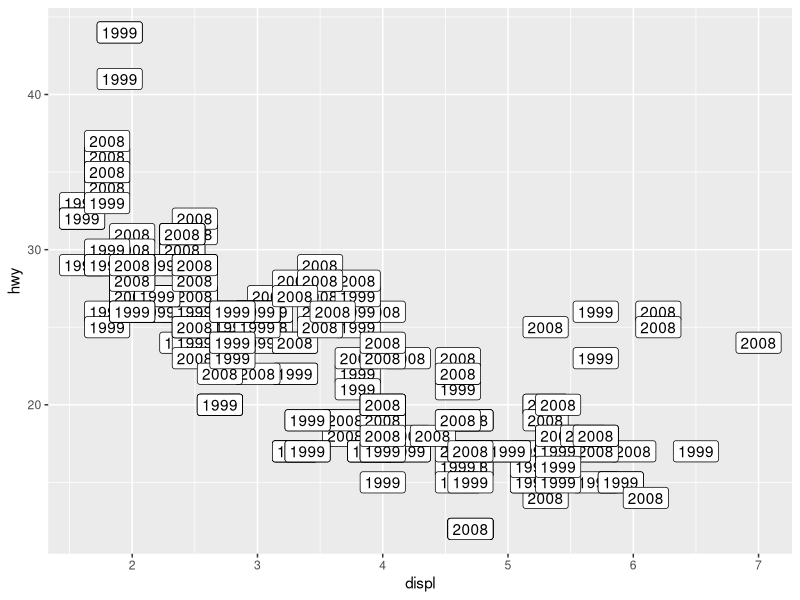
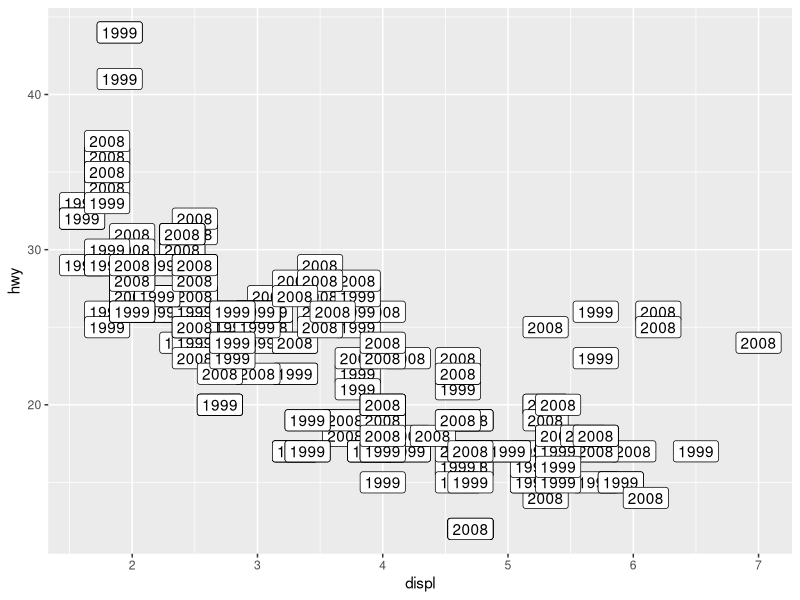
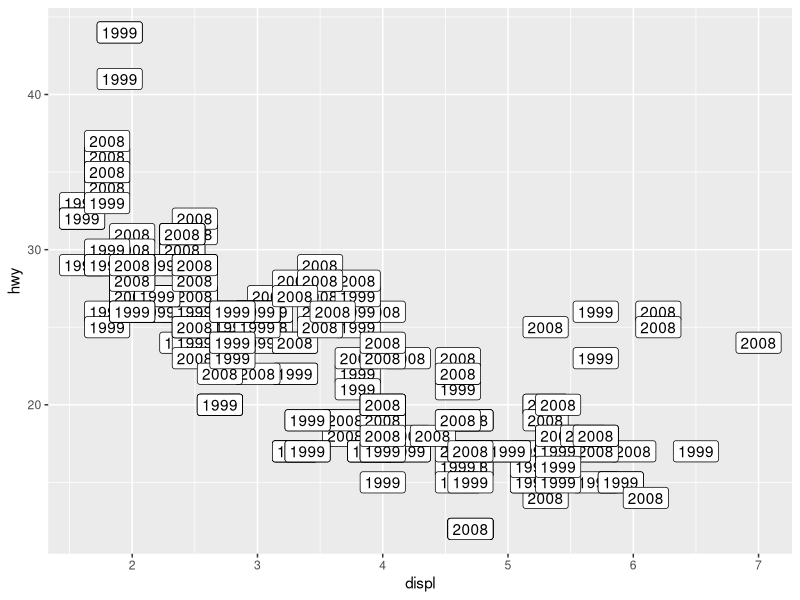
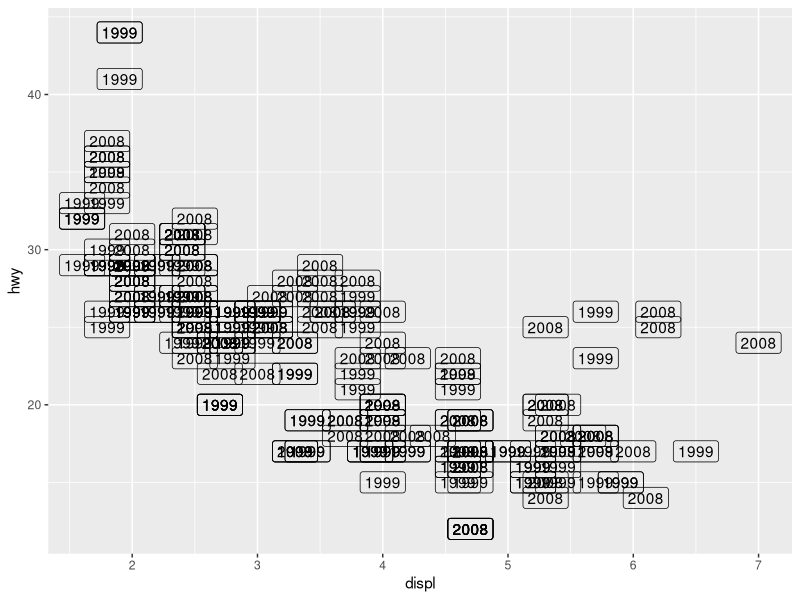
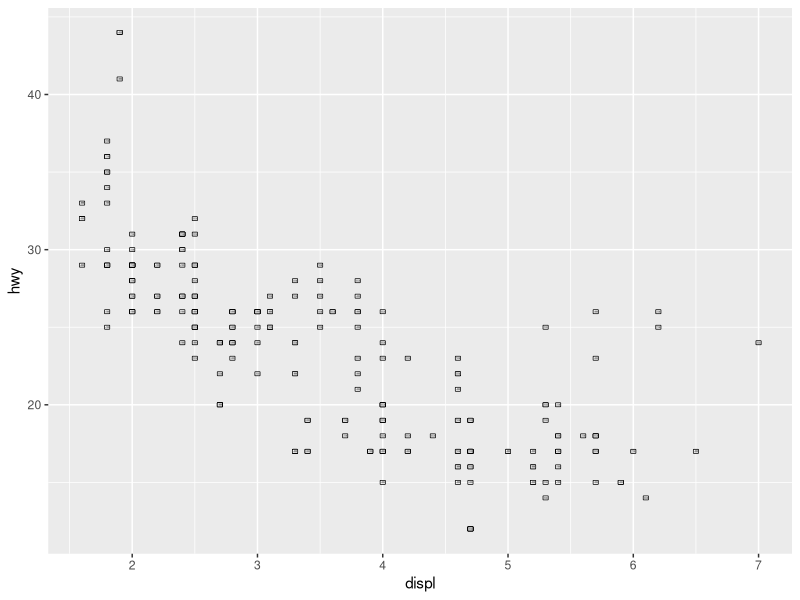
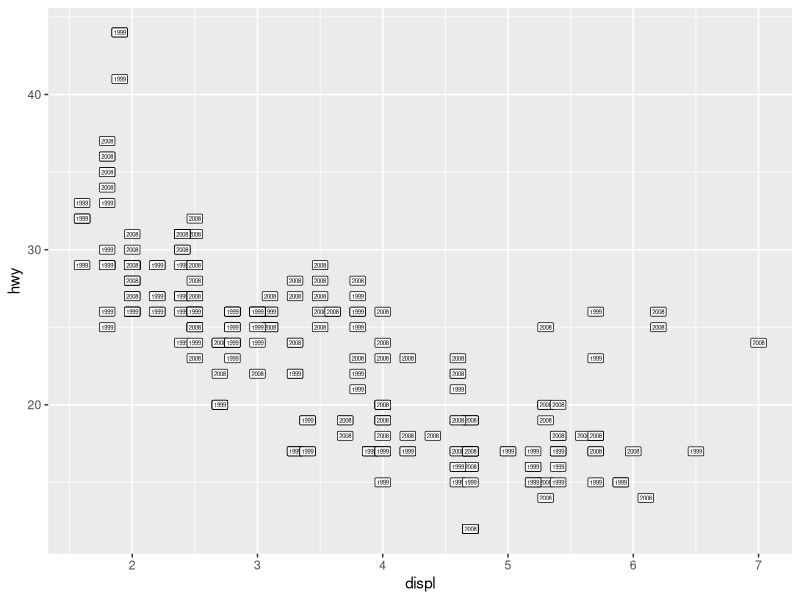
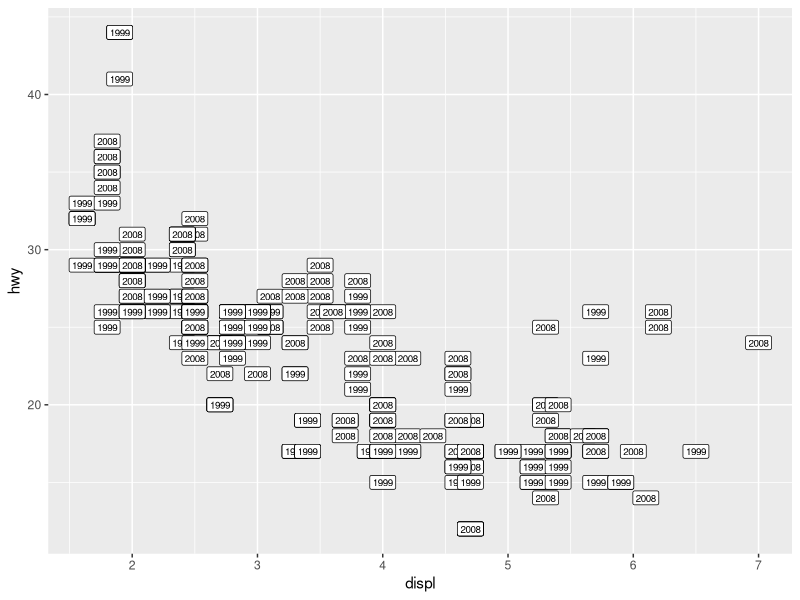
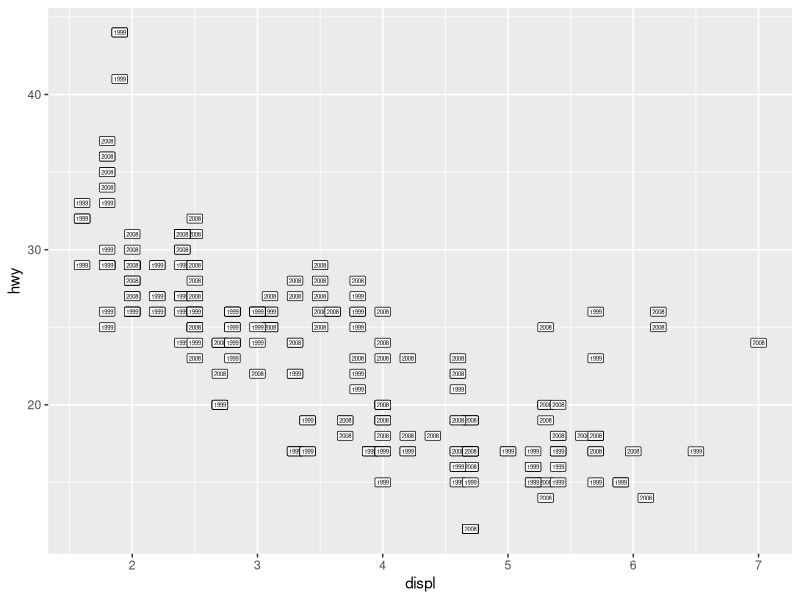

These figures' R source, in order:
#The purpose of the geom_label.R file is to provide examples of bar geom visuals.

#Reference: https://ggplot2.tidyverse.org/reference/geom_text.html

library(tidyverse)

geo <- ggplot(mpg, aes(displ, hwy, label = year))
geo + geom_label()

#basic
geo + geom_label()

#alpha
geo + geom_label(alpha = TRUE)
geo + geom_label(alpha = FALSE)

#size
geo + geom_label(size = .5)
geo + geom_label(size = 1.5)
geo + geom_label(size = 2.5)

#lineheight
geo + geom_label(size = 1.5, lineheight = .5)
geo + geom_label(size = 1.5, lineheight = 1)
geo + geom_label(size = 1.5, lineheight = 2)
geo + geom_label(size = 1.5, lineheight = 3)

#Example with group fill with stack.
geo <- ggplot(mtcars, aes(mpg, disp, label = rownames(mtcars)))
geo + geom_label(size = 3.5)
